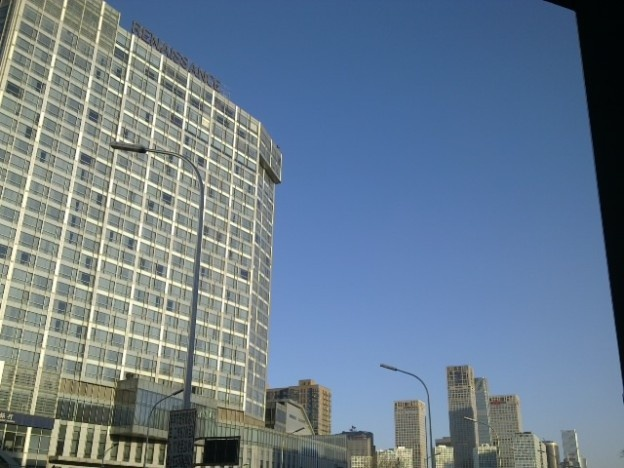
%> input picture DATA_200/TestSet/1-41.jpg, 624 x 468 px
$ octave --eval "result = GetTransmission(imread('../../DATA_200/TestSet/1-41.jpg'));"   (GNU Octave 9; MATLAB toolbox functions it lacks are replaced by stand-ins)
%> lines starting %> are read from the running program, lines starting %| are printed output that depends on the picture
### matlab/source/transmission/DarkChannel.m
function J_dark = DarkChannel(Image,patch_size)
%> called with patch_size = 9

half_window = floor(patch_size/2);
[row, cloumn, ~] = size(Image);
%> row = 468; cloumn = 624
J_dark = zeros(row,cloumn);
Image = padarray(Image, [half_window half_window], 'symmetric');
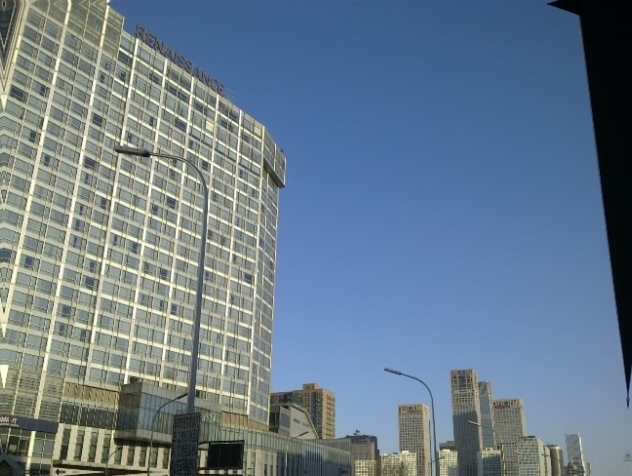
%> Image: size 476x632x3 double; mean R, G, B 0.418, 0.489, 0.552
for i = 1:row
    for j = 1:cloumn
        patch = Image(i:(i + 2*half_window),j:(j + 2*half_window),:);
        J_dark(i,j) = min(patch(:));
    end
end
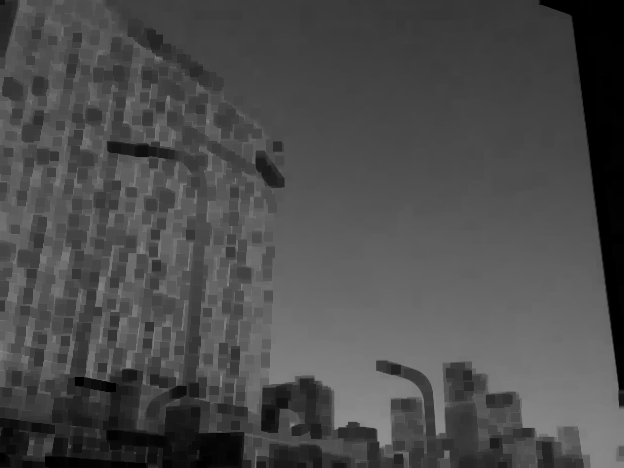
%> J_dark: size 468x624 double; min 0, max 0.569, mean 0.295

### matlab/source/transmission/AtmosphericLight.m
% Estimates the atmospheric light
% and save the lightest pixel in a matrx AtmosL, the same size of Image
function AtmosL = AtmosphericLight(Image,J_dark)
[row,cloumn] = size(J_dark);
Top_Num = ceil(0.001 * row * cloumn );
%> Top_Num = 293
% sort dark channel getting the top 0.1%
[~,Index] = sort(J_dark(:),'descend');
%Lightest Intensity A
A = zeros(1,1,3);
temp = 0;
for i = 1:Top_Num
    % check every point(m,n) in top 0.1%
    x = mod(Index(i)-1,row) + 1; % row
    y = floor((Index(i)-1)/row) + 1; %cloumn
    Intensity = 0.30*Image(x,y,1)+0.59*Image(x,y,2)+0.21*Image(x,y,3);
    if Intensity > temp
        A = Image(x,y,:);
        temp  = Intensity;
    end
end
%> this loop made 293 passes
%> (x, y, Intensity, A, temp) on passes 1, 5, 8, 10, 19, 38, 41, 51: (443, 387, 0.72, [0.576 0.663 0.745], 0.72), (438, 384, 0.721, [0.58 0.659 0.753], 0.721), (441, 388, 0.722, [0.576 0.663 0.753], 0.722), (439, 379, 0.722, [0.569 0.663 0.765], 0.722), (441, 381, 0.723, [0.565 0.671 0.753], 0.723), (438, 383, 0.723, [0.588 0.659 0.753], 0.723), (441, 383, 0.725, [0.573 0.671 0.749], 0.725), (441, 384, 0.725, [0.58 0.671 0.741], 0.725)
%> (x, y, Intensity) on passes 2, 3, 4, 6, 7, 9: (444, 387, 0.72), (443, 388, 0.72), (444, 388, 0.72), (441, 387, 0.72), (442, 387, 0.72), (442, 388, 0.72)
%> after the loop, A = [0.584 0.667 0.773]; temp = 0.731
% Atmospheric Light
AtmosL = zeros(row,cloumn,3);
for i = 1:3
    AtmosL(:,:,i) = AtmosL(:,:,i) + A(:,:,i);
end
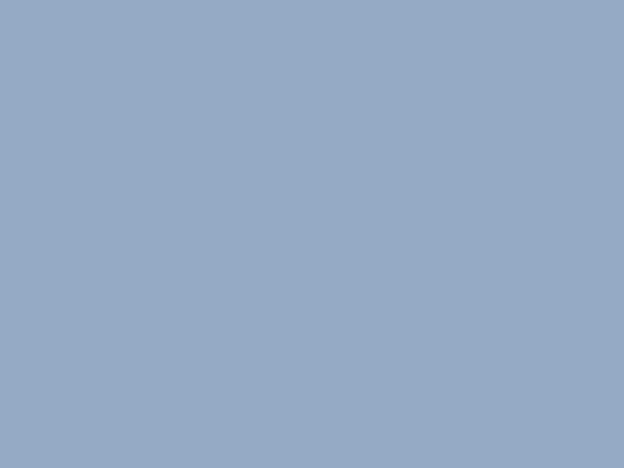
%> AtmosL: size 468x624x3 double; mean R, G, B 0.584, 0.667, 0.773

### source/Tranmission/GetTransmission.m
% Get the transimission of an image
% Using Dark channel Prior
% in "Single image Haze Remove Using Dark Channel Prior"
% T : the output of an image's transimission.
% Image: original image
function  Transmission = GetTransmission(Image)

max_image_size = 768;
patch_size = 9;

% scaling image
if max(size(Image)) > max_image_size
    scale = max_image_size / max(size(Image));
    Image = imresize(Image,scale);
end
Image = double(Image) ./ 255;

% Compute DarkChannel
J_dark = DarkChannel(Image,patch_size);
% Estimate Atmospheric Light
A = AtmosphericLight(Image,J_dark);
% Estimate the Transmission
Transmission = 1 - DarkChannel(Image./A,patch_size);
%> call 2 of DarkChannel, with patch_size = 9
%> in DarkChannel (call 2), `Image = padarray(Image, [half_window half_window], 'symmetric');`:
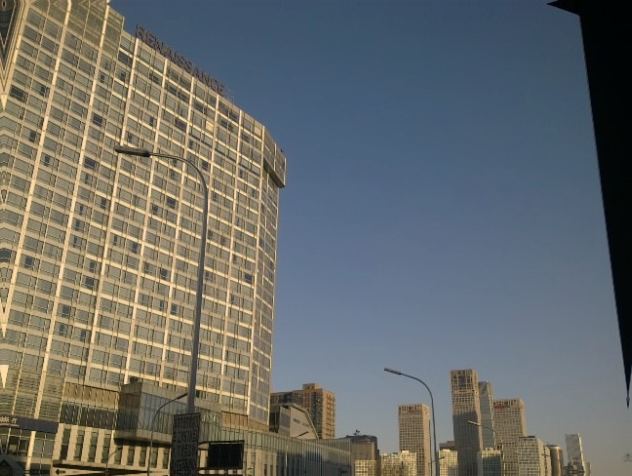
%> Image: size 476x632x3 double; mean R, G, B 0.716, 0.733, 0.714; drawn with min black and max white
%> after the loop in DarkChannel (call 2), `for i = 1:row`:
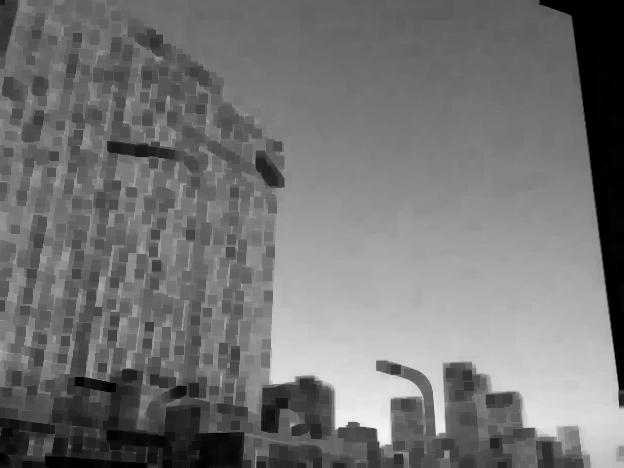
%> J_dark: size 468x624 double; min 0, max 0.96, mean 0.454
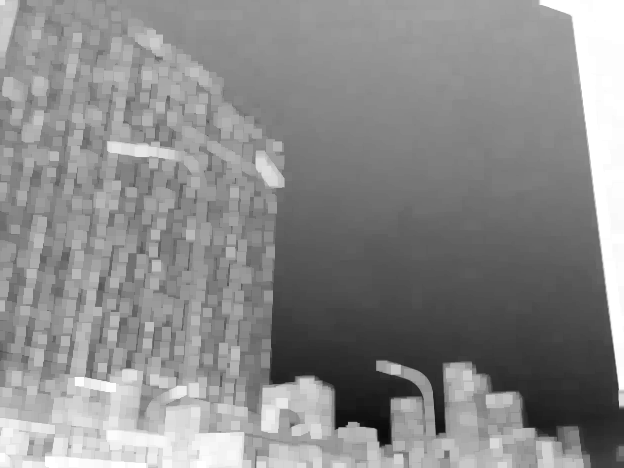
%> Transmission: size 468x624 double; min 0.0403, max 1, mean 0.546

$ run again, on DATA_200/TestSet/1-42.jpg
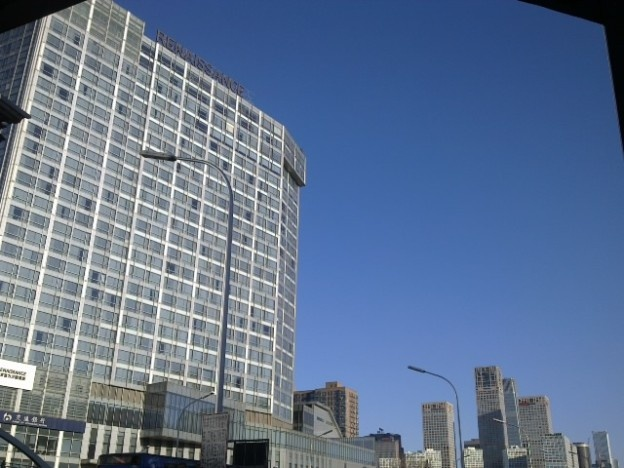
%> input picture DATA_200/TestSet/1-42.jpg, 624 x 468 px
%> after the loop in DarkChannel, `for i = 1:row`:
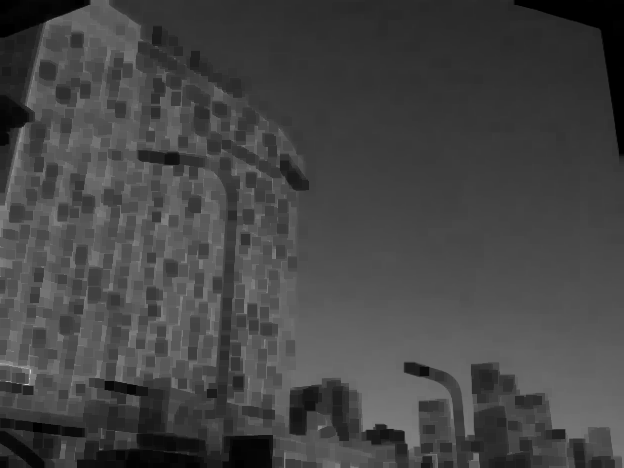
%> J_dark: size 468x624 double; min 0, max 0.827, mean 0.268
%> the loop in AtmosphericLight, `for i = 1:Top_Num` made 293 passes
%> (x, y, Intensity, A, temp) on passes 1, 3, 11, 45: (371, 31, 1.08, [0.973 0.98 0.976], 1.08), (385, 27, 1.09, [1 0.992 0.996], 1.09), (364, 1, 1.1, [1 1 0.992], 1.1), (371, 30, 1.1, [0.996 1 1], 1.1)
%> in GetTransmission, `Transmission = 1 - DarkChannel(Image./A,patch_size);`:
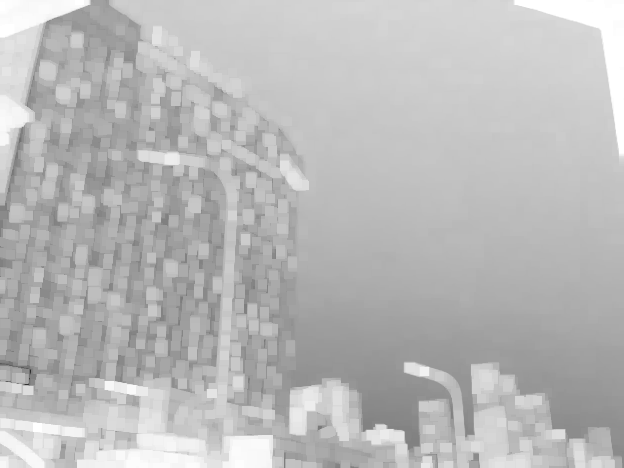
%> Transmission: size 468x624 double; min 0.173, max 1, mean 0.731

$ run again, on DATA_200/TestSet/1-43.jpg
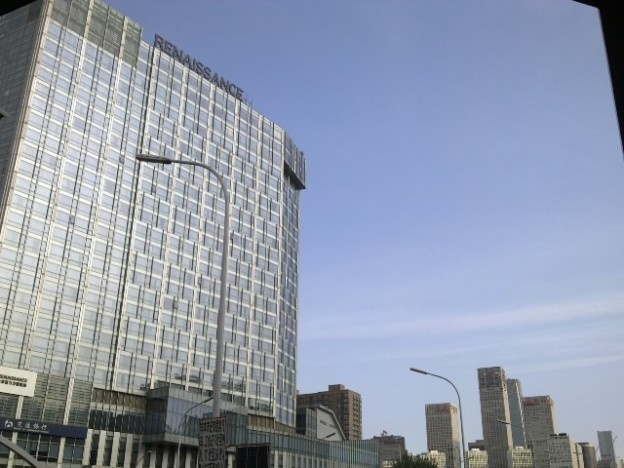
%> input picture DATA_200/TestSet/1-43.jpg, 624 x 468 px
%> after the loop in DarkChannel, `for i = 1:row`:
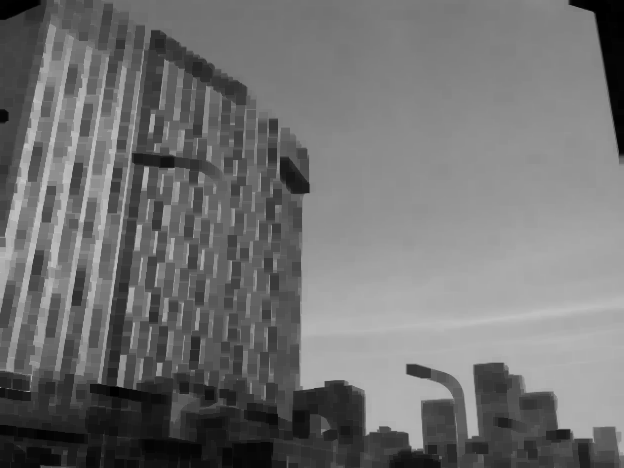
%> J_dark: size 468x624 double; min 0, max 0.769, mean 0.443
%> the loop in AtmosphericLight, `for i = 1:Top_Num` made 293 passes
%> (x, y, Intensity, A, temp) on passes 1, 2, 7, 12, 13, 17, 22, 36: (180, 22, 0.914, [0.827 0.835 0.824], 0.914), (181, 22, 0.943, [0.847 0.863 0.859], 0.943), (182, 24, 0.955, [0.855 0.871 0.882], 0.955), (189, 43, 0.962, [0.871 0.875 0.882], 0.962), (190, 43, 0.973, [0.878 0.882 0.898], 0.973), (190, 45, 0.981, [0.878 0.894 0.906], 0.981), (191, 45, 0.993, [0.89 0.902 0.922], 0.993), (210, 16, 1.03, [0.937 0.949 0.922], 1.03)
%> after the loop in AtmosphericLight, `for i = 1:Top_Num`: A = [0.996 1 1]; temp = 1.1
%> in GetTransmission, `Transmission = 1 - DarkChannel(Image./A,patch_size);`:
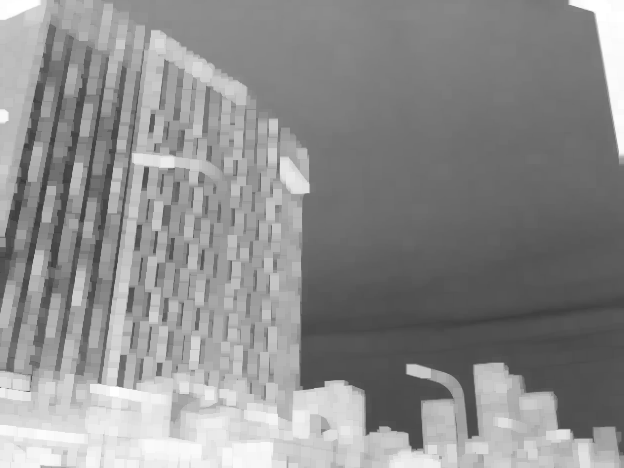
%> Transmission: size 468x624 double; min 0.228, max 1, mean 0.556

$ run again, on DATA_200/TestSet/1-44.jpg
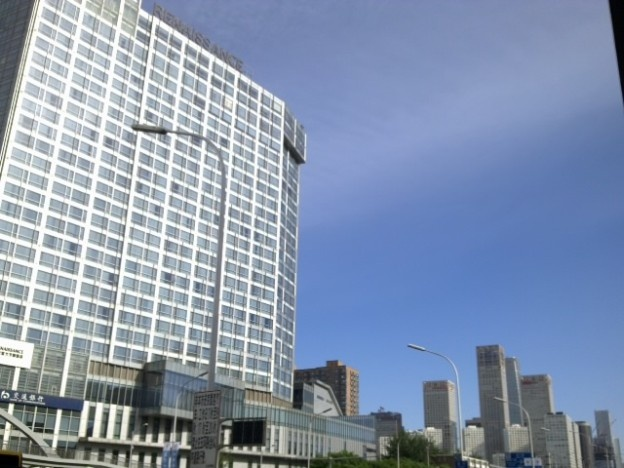
%> input picture DATA_200/TestSet/1-44.jpg, 624 x 468 px
%> after the loop in DarkChannel, `for i = 1:row`:
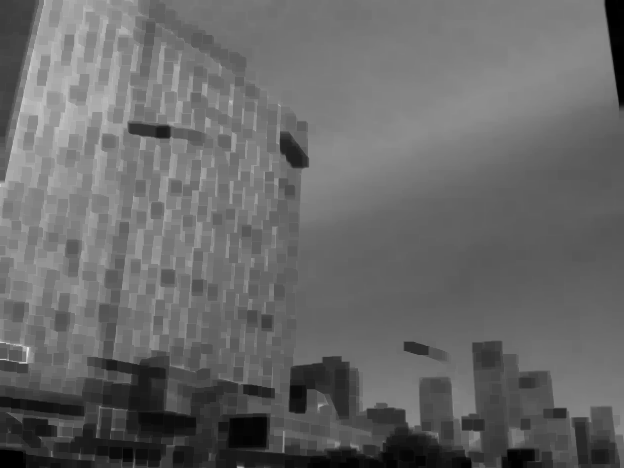
%> J_dark: size 468x624 double; min 0, max 0.914, mean 0.407
%> the loop in AtmosphericLight, `for i = 1:Top_Num` made 293 passes
%> (x, y, Intensity, A, temp) on passes 1, 2, 10, 13, 15, 18, 20: (349, 29, 1.09, [0.992 0.984 0.988], 1.09), (350, 29, 1.09, [0.992 0.988 0.98], 1.09), (348, 28, 1.09, [0.988 0.988 0.988], 1.09), (348, 29, 1.09, [0.988 0.988 0.996], 1.09), (343, 1, 1.09, [0.996 0.992 0.984], 1.09), (363, 27, 1.09, [0.992 0.992 1], 1.09), (186, 1, 1.1, [1 1 1], 1.1)
%> in GetTransmission, `Transmission = 1 - DarkChannel(Image./A,patch_size);`:
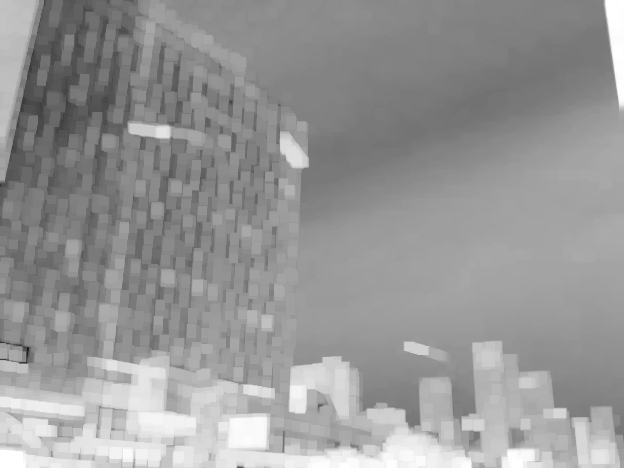
%> Transmission: size 468x624 double; min 0.0863, max 1, mean 0.593
